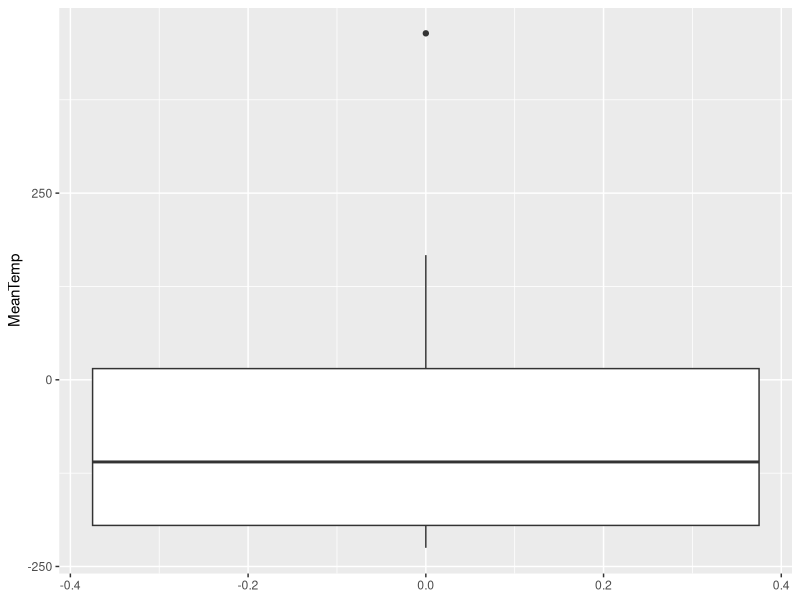
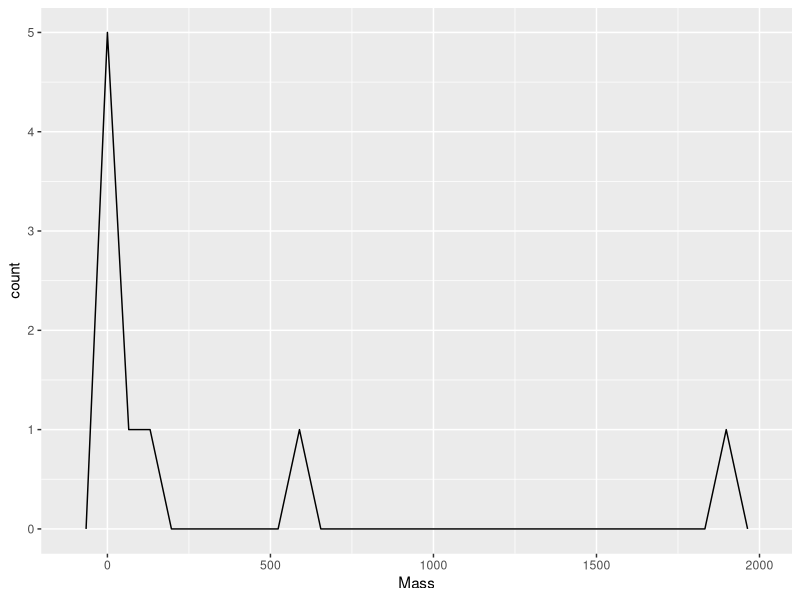
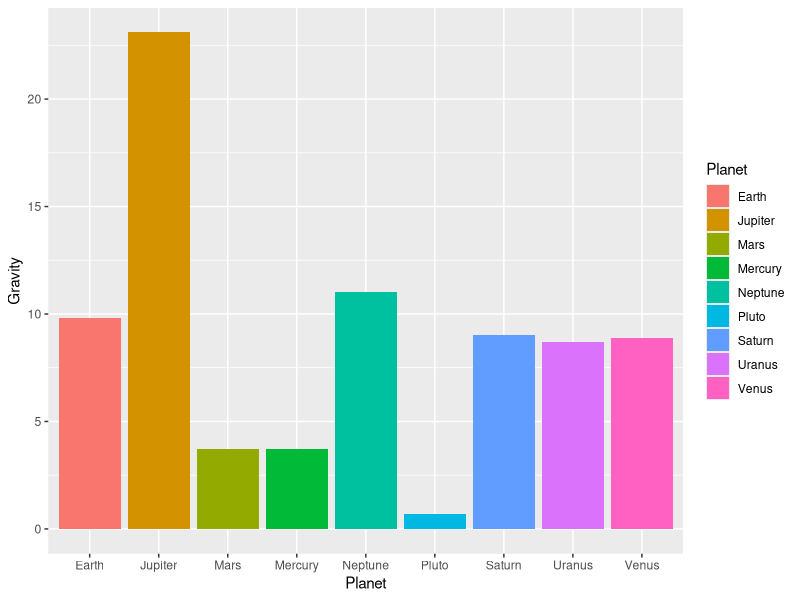
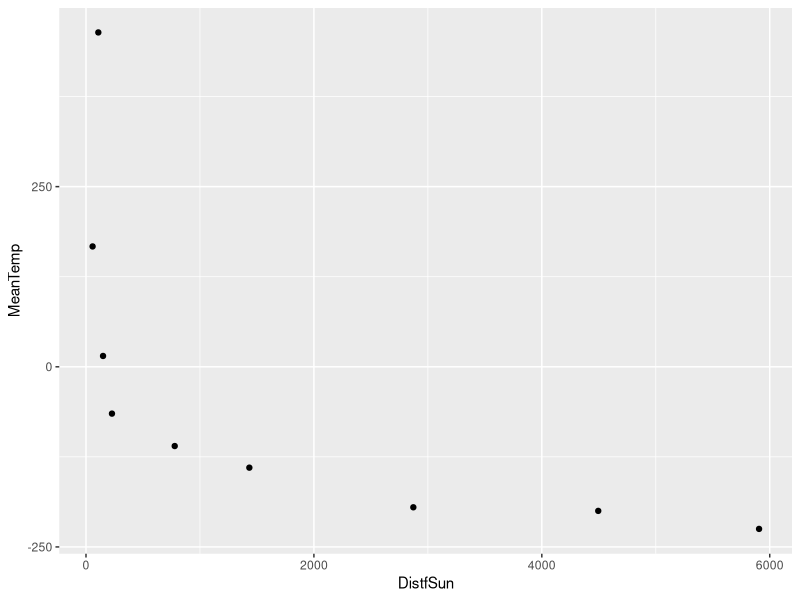
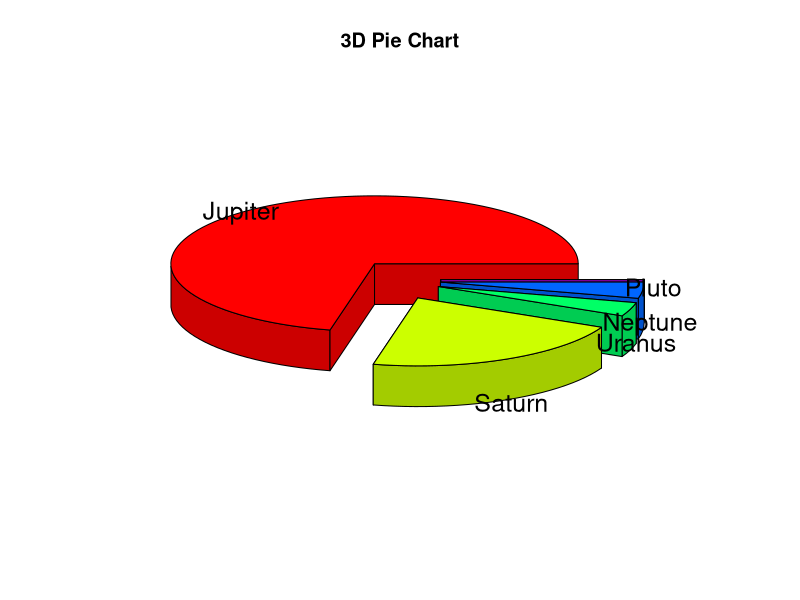
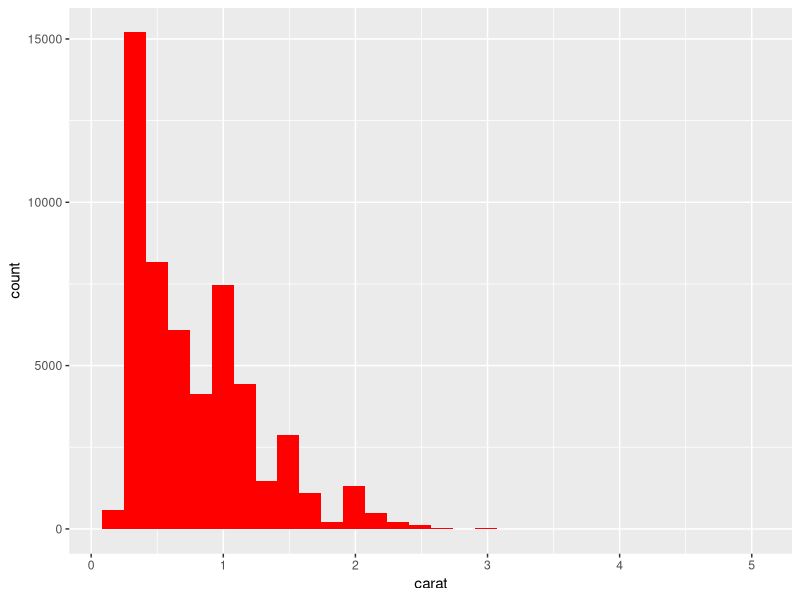
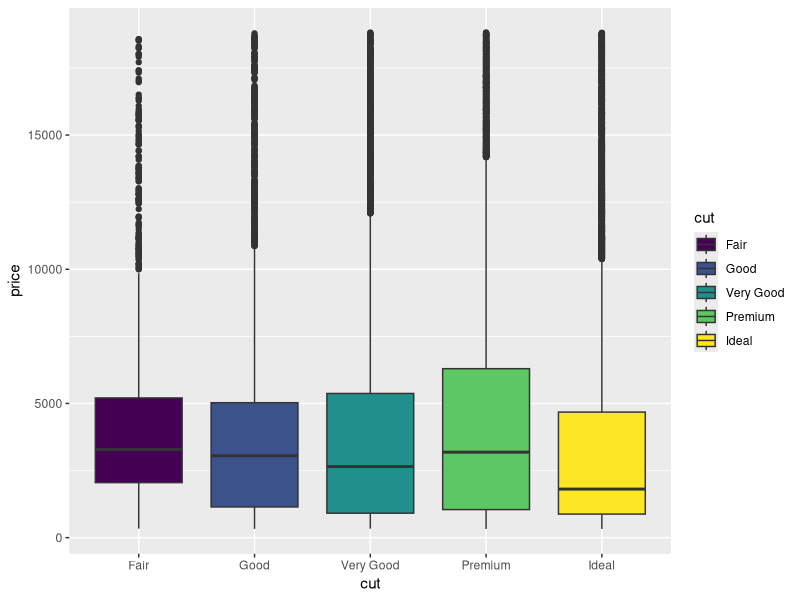

Reproduce these figures in R, in order.
## ---- chunk 1





# DATA VISUALIZATION LAB KEY

library(tidyverse)

#1)

tribble(~Planet, ~Mass, ~Diameter, ~Density, ~Gravity, ~DayLength, ~MeanTemp, 
        ~DistfSun,
        "Mercury",.330, 4879, 5427, 3.7, 4222.6, 167, 57.9,
        "Venus",  4.87, 12104, 5243, 8.9, 2802, 464, 108.2,
        "Earth",  5.97, 12756, 5514, 9.8, 24, 15, 149.6, 
        "Mars",   .642, 6792, 3933, 3.7,  24.7,-65, 227.9,
        "Jupiter", 1898, 142984, 1326, 23.1, 9.9, -110, 778.6,
        "Saturn",   568, 120536, 687, 9.0, 10.7, -140, 1433.5,
        "Uranus",   86.8, 51118, 1271, 8.7, 17.2, -195, 2872.5,
        "Neptune",  102, 49528, 1638, 11.0, 16.1, -200, 4495.1,
        "Pluto",   .0146, 2370, 2095, .7, 153.3, -225, 5906.4) -> Planets
Planets

# 2
 #a)
 mean(Planets$Mass)
 #b)
 max(Planets$Mass)
 #c)
 sd(Planets$Mass)
 
 # 3
summary(Planets$Mass)



# 4
ggplot(data = Planets) +
  geom_boxplot(mapping = aes(y = MeanTemp))

# 5
ggplot(data = Planets) +
  geom_freqpoly(mapping = aes(x = Mass))

# 6
ggplot(data = Planets) +
  geom_bar(mapping = aes(x = Planet, y = Gravity, fill = Planet), 
           stat = "identity")
# 7
ggplot(data = Planets) +
  geom_point(mapping = aes(x = DistfSun, y = MeanTemp))

# 8
#install.packages("plotrix")

library(plotrix)
Mass <- c( 1898, 568, 86.8, 102, .0146)
Mass
Planets1 <- c("Jupiter", "Saturn",
              "Uranus", "Neptune", "Pluto")
Planets1

pie3D(Mass,labels = Planets1, explode = .2, main = "3D Pie Chart")


# 9

# a)
diamonds
# b)
nrow(diamonds)
# c)
ncol(diamonds)

# d)
ggplot(data = diamonds) +
  geom_histogram(mapping = aes(x = carat), fill = "red")

# e)
ggplot(data = diamonds) +
  geom_boxplot(mapping = aes(x = cut, y = price, fill = cut))




